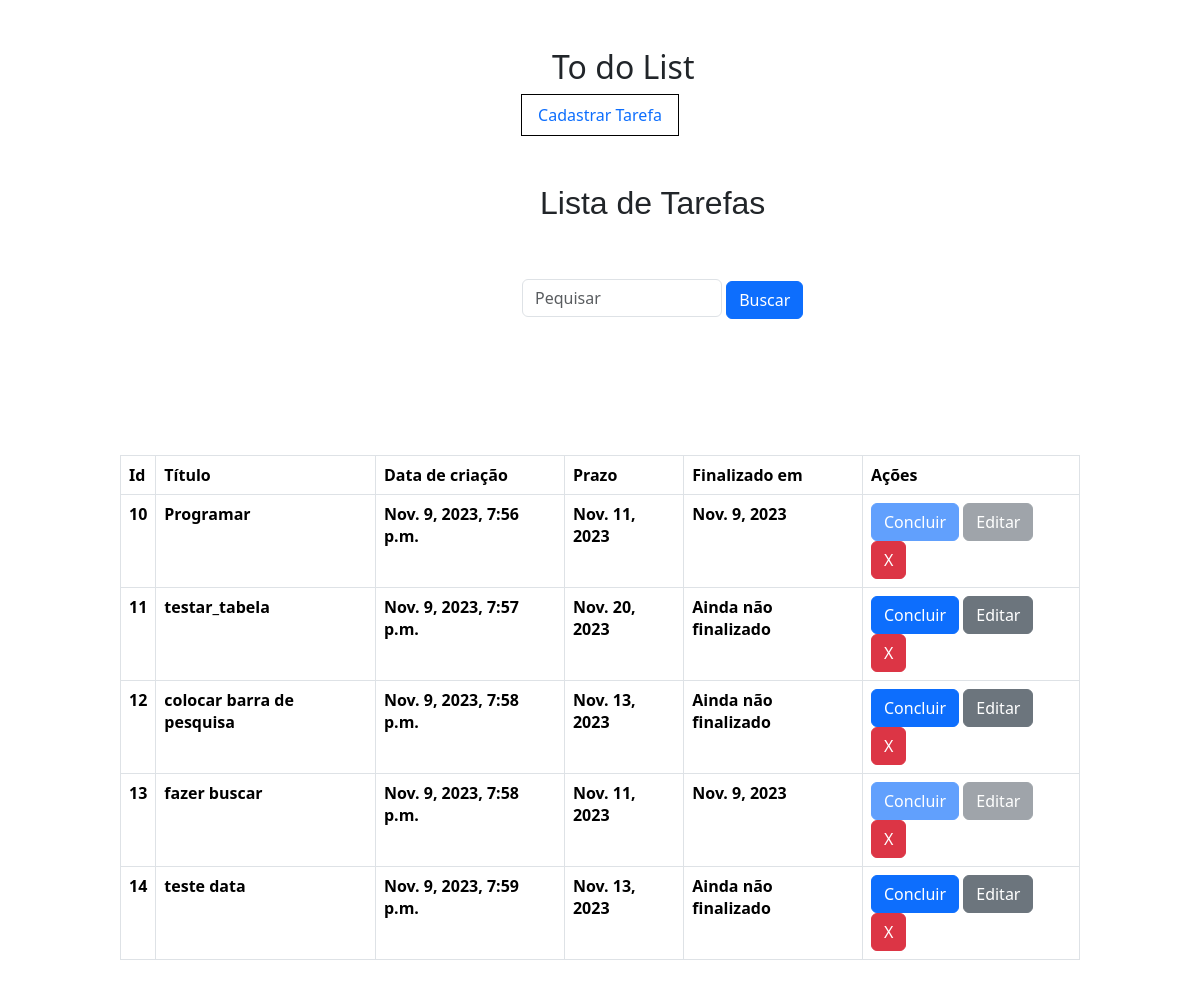
The page / on the database its author committed.
### todos/models.py (models this page shows)
class Todo(models.Model):
    title = models.CharField(verbose_name="Título", max_length=100, null=False, blank=False)
    created_at = models.DateTimeField(auto_now_add=True, null=False, blank=False)
    deadline = models.DateField(verbose_name= "Prazo", null=False, blank=False)
    finished_at = models.DateField(null=True)

### todos/views.py (the view)
# urls.py: path('', TodoListView.as_view(), name= "todo_list"),
class TodoListView(ListView):
    model = Todo
    ordering = ["deadline"]
    def get_queryset(self):
        lista = Todo.objects.all()
        query = self.request.GET.get('q')
        if query:
            lista = lista.filter(
                Q(title__icontains = query)
            )
        return lista

### todos/templates/todos/todo_list.html (shortened to what this page needs)
<h2 style="margin-left: 46%">To do List </h2>
<link href="https://cdn.jsdelivr.net/npm/bootstrap@5.3.2/dist/css/bootstrap.min.css" rel="stylesheet">
<ul class="nav justify-content-center">
    <li class="nav-item">
      <a class="nav-link active border border-black " aria-current="page" href="{% url 'todo_form' %}">Cadastrar Tarefa</a>
    </li>
  </ul>
 <h2 style="margin-left: 45% ; font-family: Arial">Lista de Tarefas</h2>
 <form style="margin-left: 43.5%" method="GET" action= "{% url 'todo_list' %}">
  <div  class="input-group-prepend">
     <input style="width: 200; display: inline" type="text" class="form-control" placeholder="Pequisar" name="q" id="q">
    <button style=" display: inline ;" class="btn btn-primary" type="submit" id="button-addon1">Buscar</button>
  </div>
</form>
<div class="conteiner" style="padding: 10%">
    <table class="table table-bordered">
        <thead>
            <tr>
            <th scope="col">Id</th>
            <th scope="col">Título</th>
            <th scope="col">Data de criação</th>
            <th scope="col">Prazo</th>
            <th scope="col">Finalizado em</th>
            <th scope="col" style="padding-right: 1%;"> Ações
            </th></tr>
        </thead>
        <tbody>
            {%for todo in todo_list%}
            <tr>
            <th scope="row">{{todo.id}}</th>
            <th>{{todo.title}}</th>
            <th>{{todo.created_at}}</th>
            <th>{{todo.deadline}}</th>
            <th>{{todo.finished_at | default:"Ainda não finalizado"}}</th>
            <th> <a href="{% url 'todo_complete' pk=todo.pk%}" type="button" class="btn btn-primary {% if todo.finished_at %} disabled{% endif %}"> Concluir </a> <a type="button" class="btn btn-secondary {% if todo.finished_at %} disabled{% endif %}" href="{% url 'todo_update' pk=todo.pk %}" > Editar </a>  <a type="button" class="btn btn-danger" href="{% url 'todo_confirm_delete' pk=todo.pk %}"> X </a> </th>
            </tr>
            {% endfor %}

### rows shown on the page
Todo: id "10", title "Programar", created_at "Nov. 9, 2023, 7:56 p.m.", deadline "Nov. 11, 2023", finished_at "Nov. 9, 2023"
Todo: id "11", title "testar_tabela", created_at "Nov. 9, 2023, 7:57 p.m.", deadline "Nov. 20, 2023", finished_at "Ainda não finalizado"
Todo: id "12", title "colocar barra de pesquisa", created_at "Nov. 9, 2023, 7:58 p.m.", deadline "Nov. 13, 2023", finished_at "Ainda não finalizado"
Todo: id "13", title "fazer buscar", created_at "Nov. 9, 2023, 7:58 p.m.", deadline "Nov. 11, 2023", finished_at "Nov. 9, 2023"
Todo: id "14", title "teste data", created_at "Nov. 9, 2023, 7:59 p.m.", deadline "Nov. 13, 2023", finished_at "Ainda não finalizado"
